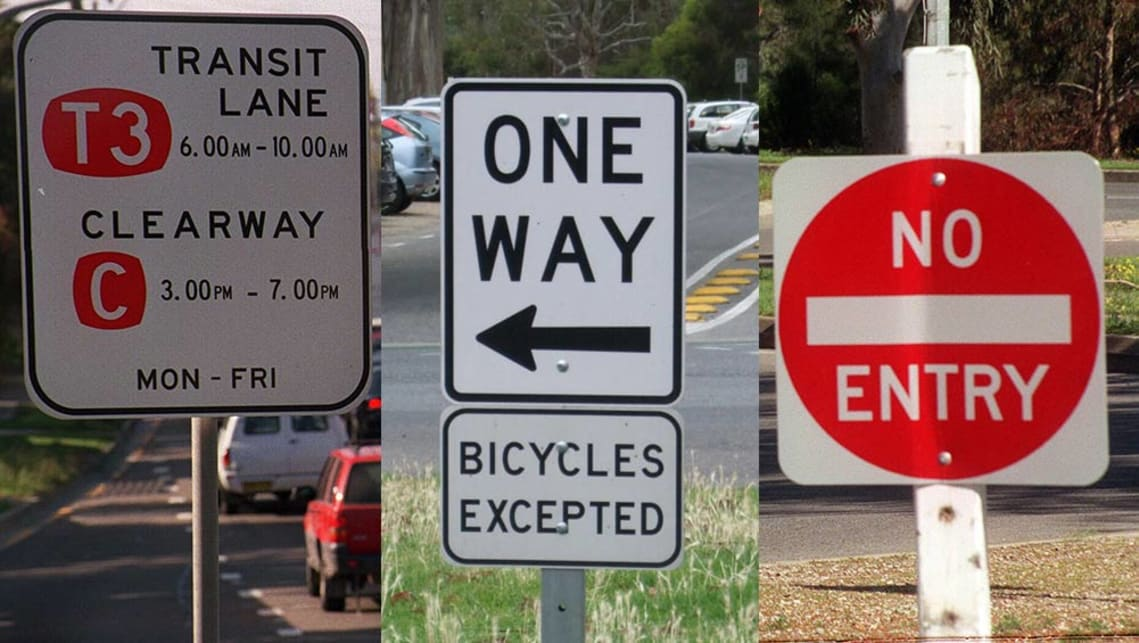
#> input picture project1/ex2.jpg, 1139 x 643 px, given in place of ex2.jpg.jpg, which was not available
$ python 2c.py
#> lines starting #> are read from the running program, lines starting #| are printed output that depends on the picture
import cv2

if __name__ == "__main__":
    fileName = input("Enter .jpg file name: ")
#> the answer given: ../project1/ex2.jpg
    img = cv2.imread(fileName + ".jpg")
#> img is the input picture: shape (643, 1139, 3); mean B, G, R 97.3, 101, 121.2
    gray = cv2.cvtColor(img, cv2.COLOR_BGR2GRAY)
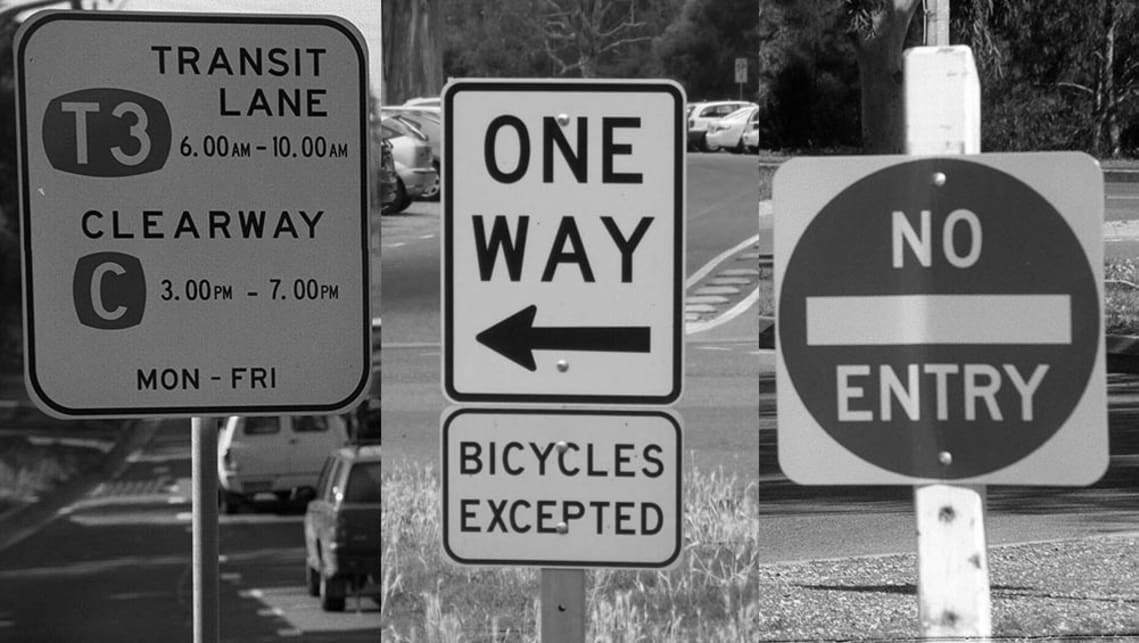
#> gray: shape (643, 1139); min 0, max 255, mean 106.7
    cv2.imshow(fileName,img)
    cv2.imshow(fileName + "_gray",gray)
    cv2.waitKey(0)
    cv2.destroyAllWindows()
    cv2.imwrite(fileName + "_gray.jpg", gray)

$ run again, on project1/sign.jpg
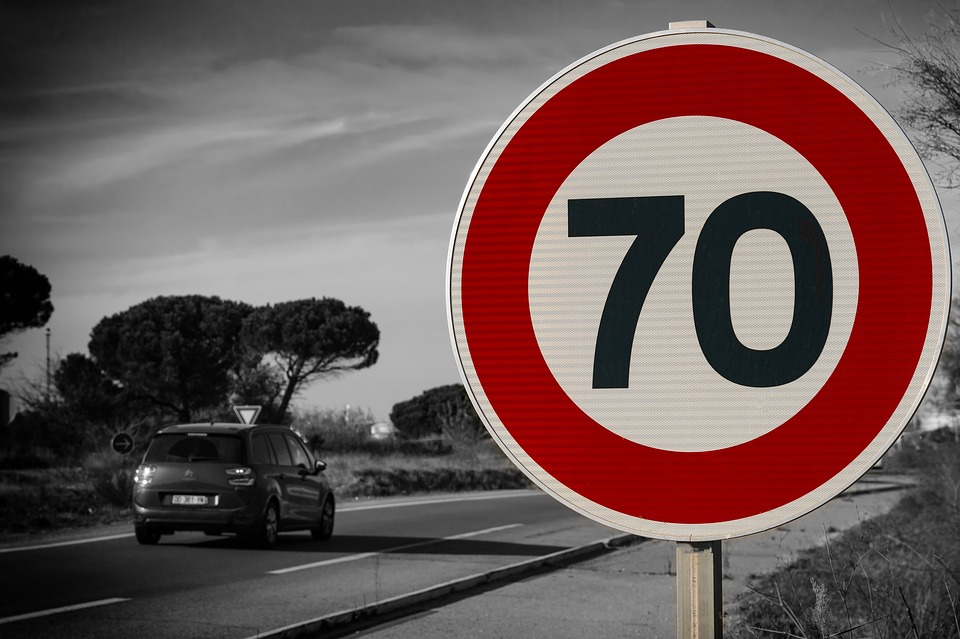
#> input picture project1/sign.jpg, 960 x 639 px, given in place of sign.jpg.jpg, which was not available
#> img is the input picture: shape (639, 960, 3); mean B, G, R 87.4, 88.8, 109.6
#> `gray = cv2.cvtColor(img, cv2.COLOR_BGR2GRAY)`:
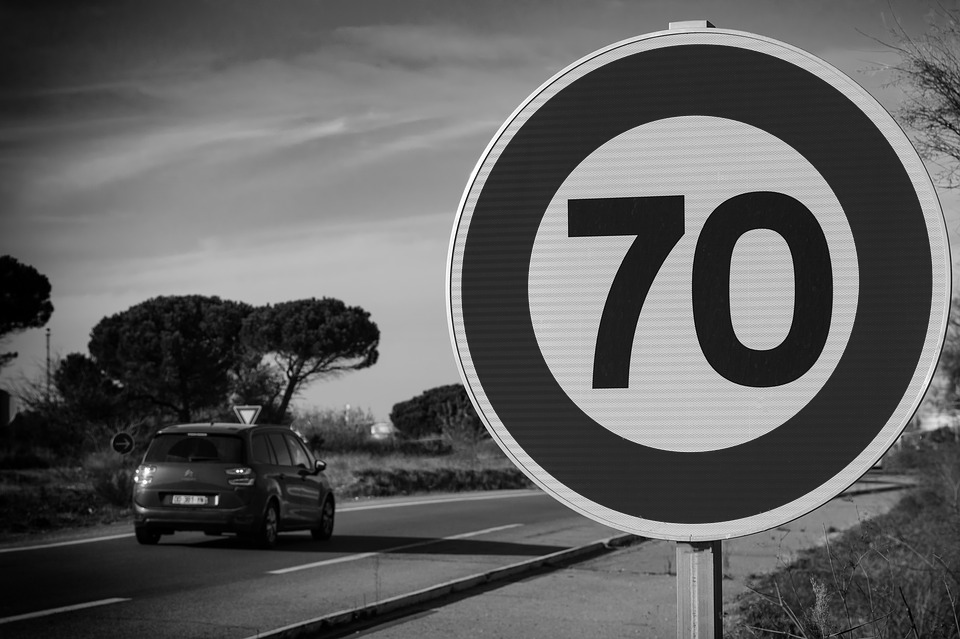
#> gray: shape (639, 960); min 0, max 255, mean 94.8

$ run again, on project1/stop.jpg
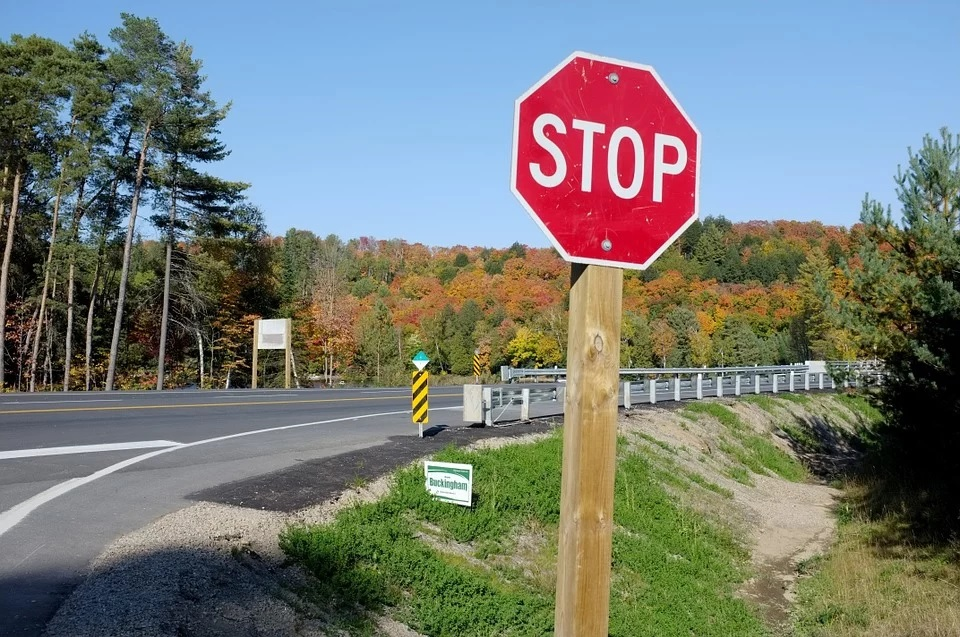
#> input picture project1/stop.jpg, 960 x 637 px, given in place of stop.jpg.jpg, which was not available
#> img is the input picture: shape (637, 960, 3); mean B, G, R 118.5, 123.7, 118.5
#> `gray = cv2.cvtColor(img, cv2.COLOR_BGR2GRAY)`:
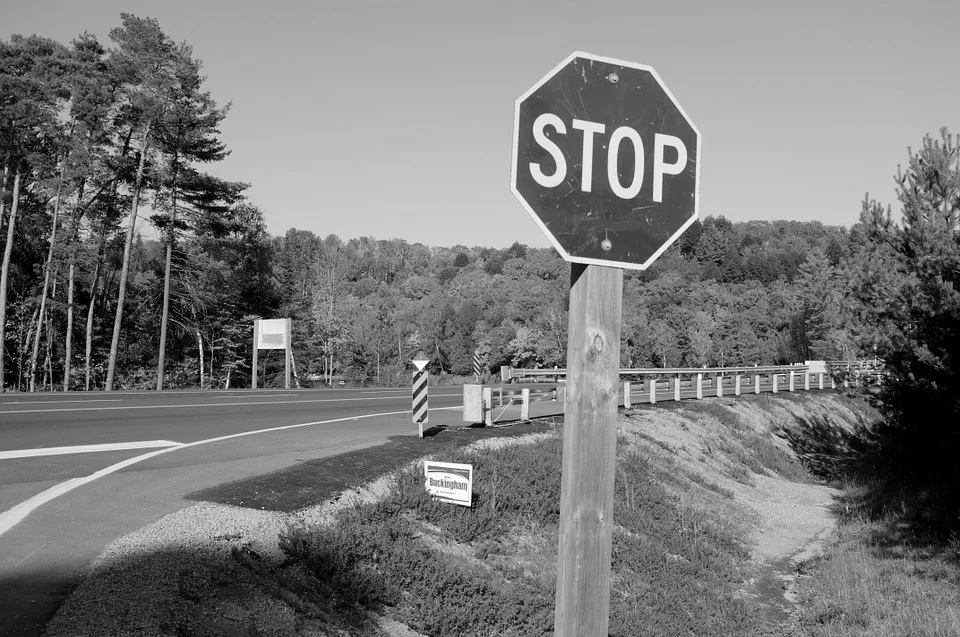
#> gray: shape (637, 960); min 0, max 255, mean 121.5
